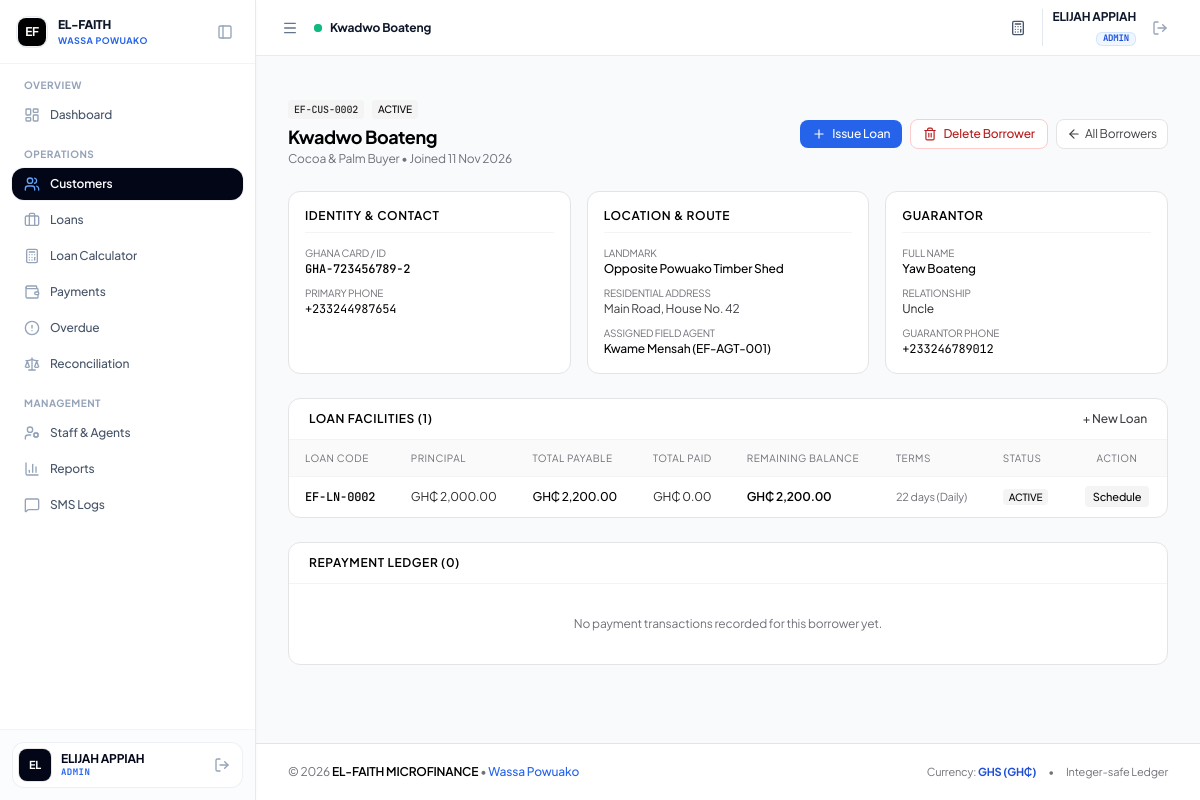
Screenshot of /admin/customer_view.php?id=2 (signed in) with the database file from the repository.
### tables this page shows
CREATE TABLE IF NOT EXISTS `customers` (
  `id` INT AUTO_INCREMENT PRIMARY KEY,
  `uuid` VARCHAR(36) NOT NULL UNIQUE,
  `customer_code` VARCHAR(30) NOT NULL UNIQUE,
  `full_name` VARCHAR(150) NOT NULL,
  `phone` VARCHAR(20) NOT NULL,
  `alt_phone` VARCHAR(20) NULL,
  `id_type` VARCHAR(50) NOT NULL DEFAULT 'Ghana Card',
  `id_number` VARCHAR(50) NOT NULL,
  `residential_address` TEXT NOT NULL,
  `location_landmark` VARCHAR(255) NOT NULL,
  `gps_lat` DECIMAL(10, 8) NULL,
  `gps_lng` DECIMAL(11, 8) NULL,
  `occupation` VARCHAR(100) NOT NULL,
  `guarantor_name` VARCHAR(150) NOT NULL,
  `guarantor_phone` VARCHAR(20) NOT NULL,
  `guarantor_relation` VARCHAR(50) NOT NULL,
  `guarantor_address` TEXT NULL,
  `assigned_agent_id` INT NULL,
  `created_by` INT NOT NULL,
  `status` ENUM('active', 'inactive', 'blacklisted') NOT NULL DEFAULT 'active',
  `notes` TEXT NULL,
  `deleted_at` DATETIME NULL,
  `created_at` DATETIME NOT NULL DEFAULT CURRENT_TIMESTAMP,
  `updated_at` DATETIME NOT NULL DEFAULT CURRENT_TIMESTAMP ON UPDATE CURRENT_TIMESTAMP,
  CONSTRAINT `fk_customers_assigned_agent` FOREIGN KEY (`assigned_agent_id`) REFERENCES `users` (`id`) ON DELETE SET NULL,
  CONSTRAINT `fk_customers_created_by` FOREIGN KEY (`created_by`) REFERENCES `users` (`id`),
  INDEX `idx_customers_assigned_agent` (`assigned_agent_id`),
  INDEX `idx_customers_phone` (`phone`),
  INDEX `idx_customers_id_number` (`id_number`),
  INDEX `idx_customers_status` (`status`),
  INDEX `idx_customers_deleted_at` (`deleted_at`)
);

CREATE TABLE IF NOT EXISTS `users` (
  `id` INT AUTO_INCREMENT PRIMARY KEY,
  `uuid` VARCHAR(36) NOT NULL UNIQUE,
  `staff_code` VARCHAR(20) NOT NULL UNIQUE,
  `name` VARCHAR(100) NOT NULL,
  `username` VARCHAR(50) NOT NULL UNIQUE,
  `email` VARCHAR(100) NOT NULL UNIQUE,
  `phone` VARCHAR(20) NOT NULL,
  `password_hash` VARCHAR(255) NOT NULL,
  `role` ENUM('super_admin', 'admin', 'agent') NOT NULL DEFAULT 'agent',
  `status` ENUM('active', 'inactive', 'suspended') NOT NULL DEFAULT 'active',
  `last_login_at` DATETIME NULL,
  `deleted_at` DATETIME NULL,
  `created_at` DATETIME NOT NULL DEFAULT CURRENT_TIMESTAMP,
  `updated_at` DATETIME NOT NULL DEFAULT CURRENT_TIMESTAMP ON UPDATE CURRENT_TIMESTAMP,
  INDEX `idx_users_role` (`role`),
  INDEX `idx_users_status` (`status`),
  INDEX `idx_users_deleted_at` (`deleted_at`)
);

CREATE TABLE IF NOT EXISTS `loans` (
  `id` INT AUTO_INCREMENT PRIMARY KEY,
  `uuid` VARCHAR(36) NOT NULL UNIQUE,
  `loan_code` VARCHAR(30) NOT NULL UNIQUE,
  `customer_id` INT NOT NULL,
  `agent_id` INT NULL,
  `principal_pesewas` BIGINT NOT NULL,
  `interest_rate` DECIMAL(5, 2) NOT NULL DEFAULT 10.00,
  `interest_method` ENUM('flat', 'reducing_balance') NOT NULL DEFAULT 'flat',
  `interest_pesewas` BIGINT NOT NULL,
  `total_payable_pesewas` BIGINT NOT NULL,
  `total_paid_pesewas` BIGINT NOT NULL DEFAULT 0,
  `remaining_balance_pesewas` BIGINT NOT NULL,
  `term_duration` INT NOT NULL,
  `term_period` ENUM('days', 'weeks', 'months') NOT NULL DEFAULT 'months',
  `repayment_frequency` ENUM('daily', 'weekly', 'monthly') NOT NULL DEFAULT 'daily',
  `installment_amount_pesewas` BIGINT NOT NULL,
  `disbursed_at` DATETIME NULL,
  `first_due_date` DATE NOT NULL,
  `maturity_date` DATE NOT NULL,
  `status` ENUM('pending', 'active', 'overdue', 'completed', 'defaulted', 'written_off') NOT NULL DEFAULT 'active',
  `created_by` INT NOT NULL,
  `notes` TEXT NULL,
  `created_at` DATETIME NOT NULL DEFAULT CURRENT_TIMESTAMP,
  `updated_at` DATETIME NOT NULL DEFAULT CURRENT_TIMESTAMP ON UPDATE CURRENT_TIMESTAMP,
  CONSTRAINT `fk_loans_customer` FOREIGN KEY (`customer_id`) REFERENCES `customers` (`id`) ON DELETE CASCADE,
  CONSTRAINT `fk_loans_agent` FOREIGN KEY (`agent_id`) REFERENCES `users` (`id`) ON DELETE SET NULL,
  CONSTRAINT `fk_loans_created_by` FOREIGN KEY (`created_by`) REFERENCES `users` (`id`),
  INDEX `idx_loans_customer` (`customer_id`),
  INDEX `idx_loans_agent` (`agent_id`),
  INDEX `idx_loans_status` (`status`),
  INDEX `idx_loans_due_date` (`first_due_date`, `maturity_date`)
);

### admin/customer_view.php (the view, shortened to what this page needs)
<?php
require_once __DIR__ . '/../includes/functions.php';
require_once __DIR__ . '/../includes/auth.php';
$customerId = (int)($_GET['id'] ?? 0);
$stmt = $pdo->prepare("
    SELECT c.*, u.name AS agent_name, u.staff_code AS agent_code, u.phone AS agent_phone
    FROM customers c
    LEFT JOIN users u ON c.assigned_agent_id = u.id
    WHERE c.id = ?
");
$stmt->execute([$customerId]);
$customer = $stmt->fetch();
$stmtLoans = $pdo->prepare("
    SELECT * FROM loans
    WHERE customer_id = ?
    ORDER BY created_at DESC
");
$stmtLoans->execute([$customerId]);
$loans = $stmtLoans->fetchAll();
$stmtPayments = $pdo->prepare("
    SELECT p.*, l.loan_code, u.name AS agent_name
    FROM payments p
    JOIN loans l ON p.loan_id = l.id
    JOIN users u ON p.agent_id = u.id
    WHERE p.customer_id = ?
    ORDER BY p.collection_timestamp DESC
");
$stmtPayments->execute([$customerId]);
$payments = $stmtPayments->fetchAll();
include __DIR__ . '/../includes/header.php';
?>
<div class="space-y-6">
    <div class="flex flex-col sm:flex-row sm:items-center justify-between gap-3">
        <div>
            <div class="flex items-center gap-2">
                <span class="px-1.5 py-0.5 rounded text-[10px] font-mono font-medium uppercase bg-zinc-100 text-zinc-800">
                    <?= htmlspecialchars($customer['customer_code']) ?>
                </span>
                <?php if (!empty($customer['deleted_at'])): ?>
                    <span class="px-1.5 py-0.5 rounded text-[10px] font-bold uppercase bg-red-100 text-red-700 border border-red-200">
                        DELETED / ARCHIVED
                    </span>
                <?php else: ?>
                    <span class="px-1.5 py-0.5 rounded text-[10px] font-medium uppercase <?= $customer['status'] === 'active' ? 'bg-zinc-100 text-zinc-950' : 'bg-zinc-200 text-zinc-700' ?>">
                        <?= htmlspecialchars($customer['status']) ?>
                    </span>
                <?php endif; ?>
            </div>
            <h1 class="text-lg font-bold text-black tracking-tight mt-1 <?= !empty($customer['deleted_at']) ? 'text-zinc-600 line-through' : '' ?>"><?= htmlspecialchars($customer['full_name']) ?></h1>
            <p class="text-xs text-zinc-500"><?= htmlspecialchars($customer['occupation']) ?> &bull; Joined <?= formatDate($customer['created_at']) ?></p>
        </div>
        <div class="flex items-center gap-2">
            <?php if (empty($customer['deleted_at'])): ?>
                <a href="<?= BASE_URL ?>/admin/loans.php?action=new&customer_id=<?= $customer['id'] ?>" class="inline-flex items-center gap-1.5 px-3 py-1.5 bg-blue-600 hover:bg-blue-700 text-white font-medium text-xs rounded-lg transition">
                    <i data-lucide="plus" class="w-3.5 h-3.5"></i> Issue Loan
                </a>
                <button type="button" onclick="openDeleteCustomerViewModal()" class="inline-flex items-center gap-1.5 px-3 py-1.5 bg-white border border-red-200 hover:bg-red-50 text-red-700 font-medium text-xs rounded-lg transition">
                    <i data-lucide="trash-2" class="w-3.5 h-3.5"></i> Delete Borrower
                </button>
            <?php endif; ?>
            <a href="<?= BASE_URL ?>/admin/customers.php" class="inline-flex items-center gap-1 text-xs text-zinc-700 bg-white border border-zinc-200 px-2.5 py-1.5 rounded-lg hover:bg-zinc-100">
                <i data-lucide="arrow-left" class="w-3.5 h-3.5"></i> All Borrowers
            </a>
        </div>
    </div>
    <div class="grid grid-cols-1 md:grid-cols-3 gap-4">
        <div class="bg-white rounded-xl border border-zinc-200 p-4 space-y-3">
            <h2 class="text-xs font-semibold uppercase tracking-wider text-black pb-2 border-b border-zinc-100">
                Identity & Contact
            </h2>
            <div class="space-y-2 text-xs">
                <div>
                    <span class="text-zinc-500 block text-[10px] uppercase">Ghana Card / ID</span>
                    <span class="font-mono font-medium text-black"><?= htmlspecialchars($customer['id_number']) ?></span>
                </div>
                <div>
                    <span class="text-zinc-500 block text-[10px] uppercase">Primary Phone</span>
                    <a href="tel:<?= htmlspecialchars($customer['phone']) ?>" class="font-mono text-black hover:underline">
                        <?= htmlspecialchars($customer['phone']) ?>
                    </a>
                </div>
            </div>
        </div>
        <div class="bg-white rounded-xl border border-zinc-200 p-4 space-y-3">
            <h2 class="text-xs font-semibold uppercase tracking-wider text-black pb-2 border-b border-zinc-100">
                Location & Route
            </h2>
            <div class="space-y-2 text-xs">
                <div>
                    <span class="text-zinc-500 block text-[10px] uppercase">Landmark</span>
                    <span class="text-black font-medium"><?= htmlspecialchars($customer['location_landmark']) ?></span>
                </div>
                <div>
                    <span class="text-zinc-500 block text-[10px] uppercase">Residential Address</span>
                    <span class="text-zinc-700"><?= htmlspecialchars($customer['residential_address']) ?></span>
                </div>
                <div>
                    <span class="text-zinc-500 block text-[10px] uppercase">Assigned Field Agent</span>
                    <span class="text-zinc-950 font-medium">
                        <?= htmlspecialchars($customer['agent_name'] ?? 'Unassigned') ?>
                        <?= $customer['agent_code'] ? '(' . htmlspecialchars($customer['agent_code']) . ')' : '' ?>
                    </span>
                </div>
            </div>
        </div>
        <div class="bg-white rounded-xl border border-zinc-200 p-4 space-y-3">
            <h2 class="text-xs font-semibold uppercase tracking-wider text-black pb-2 border-b border-zinc-100">
                Guarantor
            </h2>
            <div class="space-y-2 text-xs">
                <div>
                    <span class="text-zinc-500 block text-[10px] uppercase">Full Name</span>
                    <span class="font-medium text-black"><?= htmlspecialchars($customer['guarantor_name']) ?></span>
                </div>
                <div>
                    <span class="text-zinc-500 block text-[10px] uppercase">Relationship</span>
                    <span class="text-zinc-800"><?= htmlspecialchars($customer['guarantor_relation']) ?></span>
                </div>
                <div>
                    <span class="text-zinc-500 block text-[10px] uppercase">Guarantor Phone</span>
                    <a href="tel:<?= htmlspecialchars($customer['guarantor_phone']) ?>" class="font-mono text-black hover:underline">
                        <?= htmlspecialchars($customer['guarantor_phone']) ?>
                    </a>
                </div>
            </div>
        </div>
    </div>
    <div class="bg-white rounded-xl border border-zinc-200 overflow-hidden">
        <div class="px-5 py-3 border-b border-zinc-100 flex items-center justify-between">
            <h2 class="text-xs font-semibold uppercase tracking-wider text-black">Loan Facilities (<?= count($loans) ?>)</h2>
            <a href="<?= BASE_URL ?>/admin/loans.php?action=new&customer_id=<?= $customer['id'] ?>" class="text-xs text-zinc-700 hover:text-black font-medium">
                + New Loan
            </a>
        </div>
        <?php if (empty($loans)): ?>
            <div class="p-8 text-center text-zinc-500 text-xs">
                No loans originated for this borrower yet.
            </div>
        <?php else: ?>
            <div class="overflow-x-auto">
                <table class="w-full text-left text-xs">
                    <thead class="bg-zinc-50 text-zinc-500 uppercase font-medium text-[10px] tracking-wider border-b border-zinc-100">
                        <tr>
                            <th class="py-2.5 px-4 font-normal">Loan Code</th>
                            <th class="py-2.5 px-4 font-normal">Principal</th>
                            <th class="py-2.5 px-4 font-normal">Total Payable</th>
                            <th class="py-2.5 px-4 font-normal">Total Paid</th>
                            <th class="py-2.5 px-4 font-normal">Remaining Balance</th>
                            <th class="py-2.5 px-4 font-normal">Terms</th>
                            <th class="py-2.5 px-4 font-normal">Status</th>
                            <th class="py-2.5 px-4 text-center font-normal">Action</th>
                        </tr>
                    </thead>
                    <tbody class="divide-y divide-zinc-100">
                        <?php foreach ($loans as $l): ?>
                            <tr class="hover:bg-blue-50/30 transition">
                                <td class="py-3 px-4 font-mono font-medium text-black">
                                    <?= htmlspecialchars($l['loan_code']) ?>
                                </td>
                                <td class="py-3 px-4 text-zinc-800">
                                    <?= formatMoney((int)$l['principal_pesewas']) ?>
                                </td>
                                <td class="py-3 px-4 font-medium text-black">
                                    <?= formatMoney((int)$l['total_payable_pesewas']) ?>
                                </td>
                                <td class="py-3 px-4 text-zinc-800">
                                    <?= formatMoney((int)$l['total_paid_pesewas']) ?>
                                </td>
                                <td class="py-3 px-4 font-semibold text-black">
                                    <?= formatMoney((int)$l['remaining_balance_pesewas']) ?>
                                </td>
                                <td class="py-3 px-4 text-zinc-500 text-[11px]">
                                    <?= $l['term_duration'] ?> <?= $l['term_period'] ?> (<?= ucfirst($l['repayment_frequency']) ?>)
                                </td>
                                <td class="py-3 px-4">
                                    <span class="px-1.5 py-0.5 rounded text-[10px] font-medium uppercase <?= $l['status'] === 'active' ? 'bg-zinc-100 text-zinc-950' : ($l['status'] === 'overdue' ? 'bg-zinc-200 text-black font-semibold' : 'bg-zinc-100 text-zinc-600') ?>">
                                        <?= htmlspecialchars($l['status']) ?>
                                    </span>
                                </td>
                                <td class="py-3 px-4 text-center">
                                    <a href="<?= BASE_URL ?>/admin/loan_view.php?id=<?= $l['id'] ?>" class="px-2 py-1 bg-zinc-100 hover:bg-zinc-200 text-zinc-950 rounded text-[11px] font-medium transition">
                                        Schedule
                                    </a>
                                </td>
                            </tr>
                        <?php endforeach; ?>
                    </tbody>
                </table>
            </div>
        <?php endif; ?>
    </div>
    <div class="bg-white rounded-xl border border-zinc-200 overflow-hidden">
        <div class="px-5 py-3 border-b border-zinc-100 flex items-center justify-between">
            <h2 class="text-xs font-semibold uppercase tracking-wider text-black">Repayment Ledger (<?= count($payments) ?>)</h2>
        </div>
        <?php if (empty($payments)): ?>
            <div class="p-8 text-center text-zinc-500 text-xs">
                No payment transactions recorded for this borrower yet.
            </div>
        <?php endif; ?>
    </div>
</div>
<?php include __DIR__ . '/../includes/footer.php'; ?>

### includes/header.php (style rules this page uses)
body { -webkit-overflow-scrolling: touch; background-color: #f8fafc; color: #090d16; letter-spacing: -0.011em; }

### rows the page displays
customers: customer_code "EF-CUS-0002", status "ACTIVE", full_name "Kwadwo Boateng", occupation "Cocoa & Palm Buyer", created_at "11 Nov 2026", id_number "GHA-723456789-2", phone "+233244987654", location_landmark "Opposite Powuako Timber Shed", residential_address "Main Road, House No. 42", assigned_agent.name "Kwame Mensah", assigned_agent.staff_code "EF-AGT-001", guarantor_name "Yaw Boateng", guarantor_relation "Uncle", guarantor_phone "+233246789012"
loans: loan_code "EF-LN-0002", principal_pesewas "GH₵ 2,000.00", total_payable_pesewas "GH₵ 2,200.00", total_paid_pesewas "GH₵ 0.00", remaining_balance_pesewas "GH₵ 2,200.00", term_duration "22", term_period "days", repayment_frequency "Daily", status "ACTIVE"

### other values shown
BRANCH_NAME "WASSA POWUAKO"
$sectionName "OVERVIEW"
$item['label'] "Dashboard"
$sectionName "OPERATIONS"
$item['label'] "Customers"
$item['label'] "Loans"
$item['label'] "Loan Calculator"
$item['label'] "Payments"
$item['label'] "Overdue"
$item['label'] "Reconciliation"
$sectionName "MANAGEMENT"
$item['label'] "Staff & Agents"
$item['label'] "Reports"
$item['label'] "SMS Logs"
$initials "EL"
